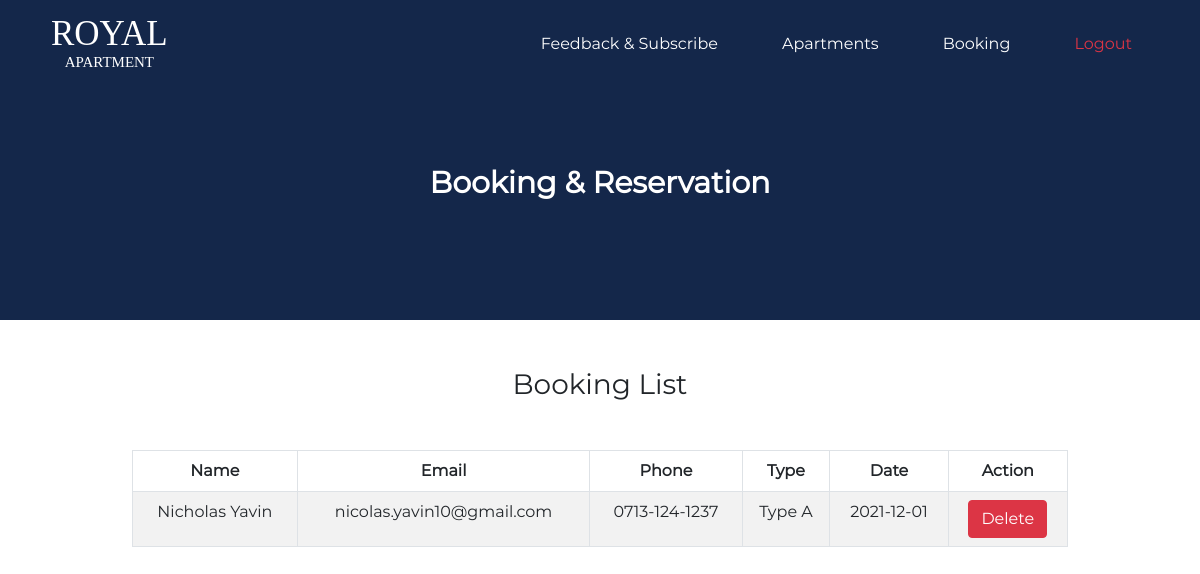
/index.php/welcome/admin_booking, run on the app's committed database.
### tables this page shows
CREATE TABLE `booking` (
  `name` varchar(100) NOT NULL,
  `email` varchar(100) NOT NULL,
  `phone` varchar(15) NOT NULL,
  `type` varchar(15) NOT NULL,
  `date` date NOT NULL
);

### application/controllers/Welcome.php (called while the page is built, shortened)
<?php
class Welcome extends CI_Controller {
	public function admin_booking()
	{
		$this->load->model('User');
		$allBooking = $this->User->selectBooking();
		$data = array(
            'allBooking' => $allBooking,
			'top'        => 'top_dashboard',
			'header'     => 'header_dashboard',
			'content'    => 'admin_booking',
			'bottom'     => 'bottom_dashboard'
		);
		$this->load->view('admin/layout_admin', $data);
	}
}

### index.php (called while the page is built, shortened)
<?php
require_once BASEPATH.'core/CodeIgniter.php';

### application/models/User.php (called while the page is built, shortened)
<?php
class User extends CI_Model{
    private $tableBooking = 'booking';
    public function selectBooking(){
        $this->db->order_by('date','desc');
        $result = $this->db->get($this->tableBooking)->result_array();
        return (count($result)>0)? $result:null;
    }
}

### application/views/admin/content/admin_booking.php (the view, shortened to what this page needs)
<div class="container-fluid text-center" style="background-color:#14274A; height:40vh;">
    <p class="text-white fw-bold" style="font-size:30px; padding-top:20vh; ">Booking & Reservation</p>
</div>
<div class="container" style="height:max(100vh,auto); width:80vw; margin-bottom:10vh;">
    <div class="col">
        <div class="box box-info">
            <div class="box-header with-border">
            <h3 class="box-title text-center mt-5 mb-5"> Booking List </h3>
            </div>
            <div class="box-body">
                <table class="table table-striped table-hovered table-bordered text-center" id="table_booking" name="table_booking">
                <thead>
                    <tr>
                    <th>Name</th>
                    <th>Email</th>
                    <th>Phone</th>
                    <th>Type</th>
                    <th>Date</th>
                    <th>Action</th>
                    </tr>
                </thead>
                <tbody>
                    <?php
                    if ($allBooking && count($allBooking)>0) {
                    for ($i=0; $i < count($allBooking); $i++) {
                        echo "<tr>";
                        echo "<td>".$allBooking[$i]['name']."</td>";
                        echo "<td>".$allBooking[$i]['email']."</td>";
                        echo "<td>".$allBooking[$i]['phone']."</td>";
                        echo "<td>".$allBooking[$i]['type']."</td>";
                        echo "<td>".$allBooking[$i]['date']."</td>";
                        echo "<td>";
                        echo "<a class='btn btn-danger' href='".base_url('Welcome/deleteBooking?name='.$allBooking[$i]['name'])."' id='btn_hapus' onclick=return confirm('Apakah anda yakin menghapus data ini?');>Delete</a>";
                        echo "</td>";
                        echo "</tr>";
                    }
                    }
                    ?>
                </tbody>
                </table>
            </div>
            </div>
        </div>
    </div>

### data on the page
booking: name "Nicholas Yavin", email "nicolas.yavin10@gmail.com", phone "0713-124-1237", type "Type A", date "2021-12-01"
